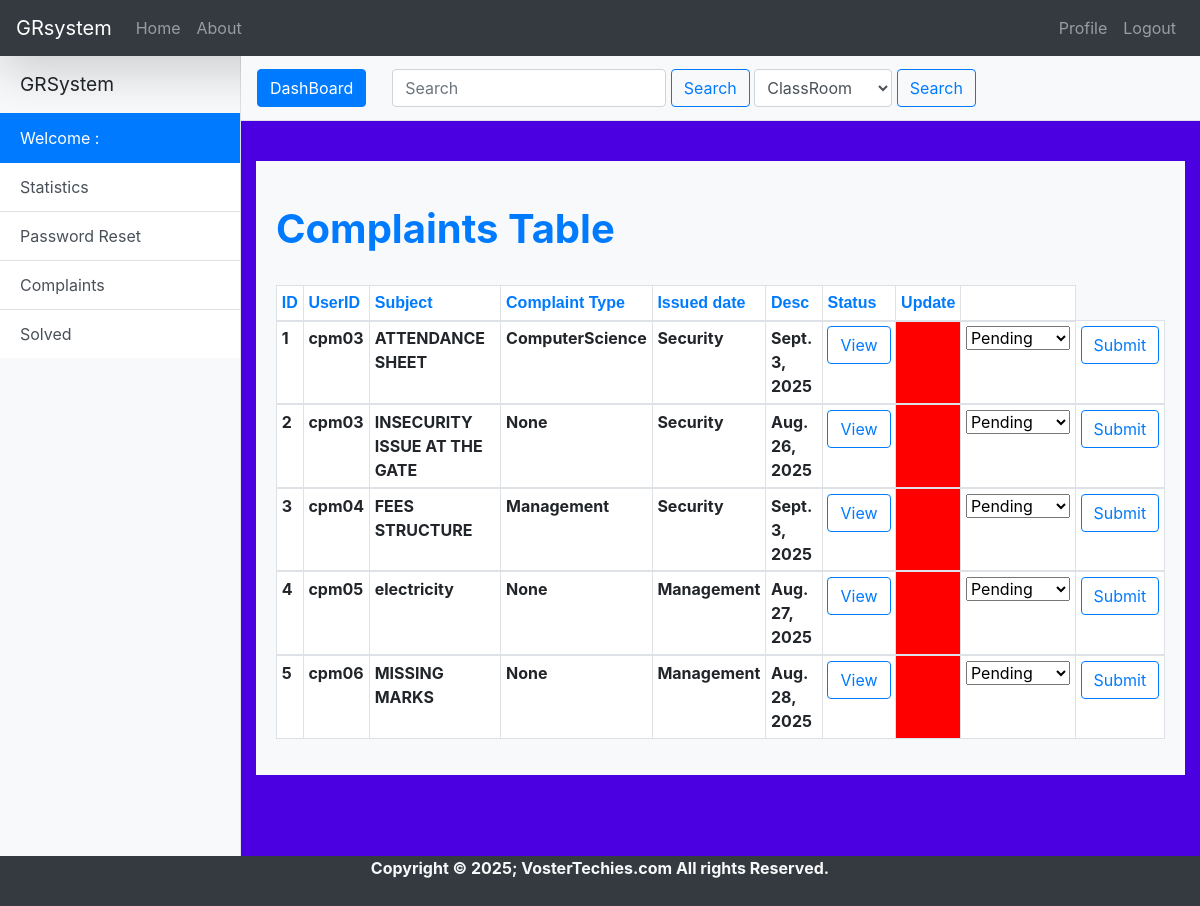
The page /allcomplaints/ (signed in) on the database its author committed.
### GRsystem/models.py (models this page shows, shortened)
class Complaint(models.Model):
    STATUS = ((1, 'Solved'), (2, 'InProgress'), (3, 'Pending'))
    TYPE = (
        ('ClassRoom', "ClassRoom"),('Security', "Security"),('Management', "Management"),('College', "College"),
        ('Other', "Other")
    )
    BRANCHES = (
        ('ComputerScience', "ComputerScience"),
        ('InformationScience', "InformationScience"),
        ('Electronics and Communication', "Electronics and Communication"),
        ('Mechanical', "Mechanical")
    )
    Subject = models.CharField(max_length=200, null=True)
    user = models.ForeignKey(User, on_delete=models.CASCADE, default=None)
    Branch = models.CharField(choices=BRANCHES, max_length=200, null=True)
    Type_of_addressee = models.CharField(choices=TYPE, max_length=200, null=True)
    Description = models.TextField(max_length=4000, null=True)
    Time = models.DateField(auto_now=True)
    status = models.IntegerField(choices=STATUS, default=3)

### GRsystem/views.py (the view)
# urls.py: path('allcomplaints/', views.allcomplaints, name='allcomplaints'),
@login_required
def allcomplaints(request):
        c=Complaint.objects.all().exclude(status='1')
        comp=request.GET.get("search")
        drop=request.GET.get("drop")
        if drop:
                c=c.filter(Q(Type_of_addressee__icontains=drop))
        if comp:
                c=c.filter(Q(Type_of_addressee__icontains=comp)|Q(Description__icontains=comp)|Q(Subject__icontains=comp))
        if request.method=='POST':
                cid=request.POST.get('cid2')
                uid=request.POST.get('uid')
                print(uid)
                project = Complaint.objects.get(id=cid)
                forms=statusupdate(request.POST,instance=project)
                if forms.is_valid():
                        obj=forms.save(commit=False)
                        mail = User.objects.filter(id=uid)
                        for i in mail:
                                m=i.email
                        print(m)
                        send_mail('Hi, Complaint has been Resolved ', 'Thanks for letting us know of your concern, Hope we have solved your issue. Dont Reply to this mail', 'testerpython13@gmail.com', [m],fail_silently=False)
                        obj.save()
                        messages.add_message(request,messages.SUCCESS, f'Complaint Updated!!!')
                        return HttpResponseRedirect(reverse('allcomplaints'))
                else:
                        return render(request,'GRsystem/AllComplaints.html')
        else:
                forms=statusupdate()
        args={'c':c,'forms':forms,'comp':comp}
        return render(request,'Grsystem/allcomplaints.html',args)

### GRsystem/forms.py
class statusupdate(forms.ModelForm):
    class Meta:
        model=Complaint
        fields=('status',)
        help_texts = {
            'status': None,
        }

### GRsystem/templates/GRsystem/AllComplaints.html (shortened to what this page needs)
{% extends "GRsystem/index.html" %}
{% load crispy_forms_tags %}
{% load static %}
{% block content %}
<head>
  <link href= "{% static "GRsystem/extra/bootstrap/css/bootstrap.min.css" %}" rel="stylesheet">
  <link href="{% static "GRsystem/css/simple-sidebar.css" %}" rel="stylesheet">
</head>
<body style="background: #8E2DE2;  /* fallback for old browsers */
background: -webkit-linear-gradient(to right, #4A00E0, #8E2DE2);  /* Chrome 10-25, Safari 5.1-6 */
background: linear-gradient(to right, #4A00E0, #4A00E0); /* W3C, IE 10+/ Edge, Firefox 16+, Chrome 26+, Opera 12+, Safari 7+ */
"
>
  <div class="d-flex" id="wrapper">
    <div class="bg-light border-right" id="sidebar-wrapper">
      <div class="sidebar-heading"> GRSystem </div>
      <div class="list-group list-group-flush">
        {% if user.is_authenticated  %}
               <a href="" class="list-group-item list-group-item-action active"> Welcome : {{user.first_name}} </a>
              <a href='/counter/' class="list-group-item list-group-item-action">Statistics</a>
              <a href='/passwords/' class="list-group-item list-group-item-action">Password Reset</a>
              <a href="/allcomplaints/" class="list-group-item list-group-item-action">Complaints</a>
              <a href="/solved/" class="list-group-item list-group-item-action">Solved</a>
              {% endif %}
      </div>
    </div>
    <div id="page-content-wrapper">
      <nav class="navbar navbar-expand-lg navbar-light bg-light border-bottom">
        <button class="btn btn-primary" id="menu-toggle">DashBoard</button>
       <br>
       <br>
 <form class="form-inline px-2" method="GET" >
    <input class="form-control " type="search" placeholder="Search" aria-label="Search" name="search" >
    <button class="btn btn-outline-primary my-2 my-sm-0" type="submit">Search</button>
  <select class="form-control px-2" id="sel1" name="drop">
    <option>ClassRoom</option>
  </select>
    <button class="btn btn-outline-primary my-3 my-sm-1" type="submit">Search</button>
    </form>
      </nav>
      <br>
      <div class="container-fluid">
      <div class="card-body bg-light">
        <h1 class="mt-4 text-primary"><b>Complaints Table </h1></form>
        <br>
    <div class="table-responsive">
	<table id="dtBasicExample" class="table table-striped table-bordered table-sm" cellspacing="5" width="100%">
  <thead>
    <tr class="bg-white">
      <th class="th-sm text-primary">ID
      </th>
      <th class="th-sm  text-primary ">UserID
      </th>
	  <th class="th-sm  text-primary">Subject
      <th class="th-sm  text-primary">Complaint Type
      </th>
      <th class="th-sm-12  text-primary">Issued date
      </th>
      <th class="th-sm  text-primary">Desc
      </th>
      <th class="th-sm  text-primary">Status
      </th>
      <th class="th-sm  text-primary">
      Update
      </th>
      <th class="th-sm  text-primary">
      </th>
    </tr>
  </thead>
{% for data in c %}
  <tbody>
    <tr>
      <td class="counterCell bg-white"> </td>
      <td class="bg-white">cpm0{{ data.user.id }}</td>
	    <td class="bg-white">{{data.Subject}}</td>
     <td class="bg-white">{{ data.Branch }}</td>
      <td class="bg-white">{{ data.get_Type_of_addressee_display }}</td>
      <td class="bg-white">{{ data.Time }}</td>
      <td class="bg-white">
      <form method="POST" action='/pdf_g/'>
      <button type='submit' class="btn btn-outline-primary" name="pdf">View</button>
      </form>
      </td>
      <td class="color_{{ data.status }} "></td>
      <form method="POST">
      <td class="bg-white" class="">{{ forms|crispy }}</td>
      <td class="bg-white">
      <button type='submit' class="btn btn-outline-primary">Submit</button>
      </form>
    </tr>
  </tbody>
  {% endfor %}
</table>
</div>
      </div>
    </div>
   </div>
  </div>
{% endblock content %}

### GRsystem/static/GRsystem/css/simple-sidebar.css (style rules this page uses)
body { overflow-x: hidden; }
#sidebar-wrapper { min-height: 100vh; margin-left: -15rem; -webkit-transition: margin .25s ease-out; -moz-transition: margin .25s ease-out; -o-transition: margin .25s ease-out; transition: margin .25s ease-out; }
#sidebar-wrapper .sidebar-heading { padding: 0.875rem 1.25rem; font-size: 1.2rem; }
#sidebar-wrapper .list-group { width: 15rem; }
#page-content-wrapper { min-width: 100vw; }
@media (min-width: 768px) { #sidebar-wrapper { margin-left: 0; } }
@media (min-width: 768px) { #page-content-wrapper { min-width: 0; width: 100%; } }

### GRsystem/templates/GRsystem/index.html (style rules this page uses)
html { width: 100%; height: 100%; margin: 0; padding: 0; overflow-x: hidden; }

### GRsystem/templates/GRsystem/AllComplaints.html (style rules this page uses)
td.color_3 { background-color: red; }
table { counter-reset: tableCount; }
.counterCell:before { content: counter(tableCount); counter-increment: tableCount; }
th { font-size:16px; font-family:Arial; }

### rows shown on the page
Complaint: user.id "3", Subject "ATTENDANCE SHEET", Branch "ComputerScience", Type_of_addressee "Security", Time "Sept. 3, 2025"
Complaint: user.id "3", Subject "INSECURITY ISSUE AT THE GATE", Branch "None", Type_of_addressee "Security", Time "Aug. 26, 2025"
Complaint: user.id "4", Subject "FEES STRUCTURE", Branch "Management", Type_of_addressee "Security", Time "Sept. 3, 2025"
Complaint: user.id "5", Subject "electricity", Branch "None", Type_of_addressee "Management", Time "Aug. 27, 2025"
Complaint: user.id "6", Subject "MISSING MARKS", Branch "None", Type_of_addressee "Management", Time "Aug. 28, 2025"
